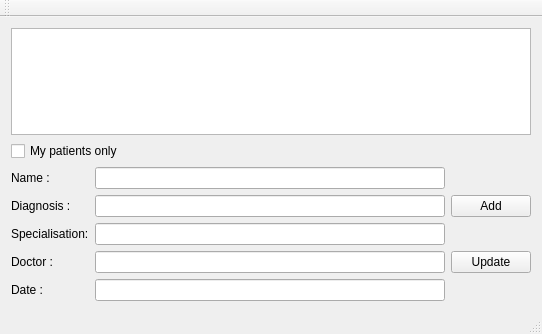
<?xml version="1.0" encoding="UTF-8"?>
<ui version="4.0">
 <class>DoctorWindowClass</class>
 <widget class="QMainWindow" name="DoctorWindowClass">
  <property name="geometry">
   <rect>
    <x>0</x>
    <y>0</y>
    <width>542</width>
    <height>334</height>
   </rect>
  </property>
  <property name="windowTitle">
   <string>DoctorWindow</string>
  </property>
  <widget class="QWidget" name="centralWidget">
   <layout class="QVBoxLayout" name="verticalLayout_3">
    <item>
     <layout class="QVBoxLayout" name="verticalLayout_2">
      <item>
       <widget class="QListWidget" name="patientsListWidget"/>
      </item>
      <item>
       <widget class="QCheckBox" name="checkBox">
        <property name="text">
         <string>My patients only</string>
        </property>
       </widget>
      </item>
     </layout>
    </item>
    <item>
     <layout class="QHBoxLayout" name="horizontalLayout">
      <item>
       <layout class="QFormLayout" name="formLayout">
        <item row="0" column="0">
         <widget class="QLabel" name="label">
          <property name="text">
           <string>Name : </string>
          </property>
         </widget>
        </item>
        <item row="0" column="1">
         <widget class="QLineEdit" name="namelineEdit"/>
        </item>
        <item row="1" column="0">
         <widget class="QLabel" name="label_3">
          <property name="text">
           <string>Diagnosis :</string>
          </property>
         </widget>
        </item>
        <item row="1" column="1">
         <widget class="QLineEdit" name="diagnosislineEdit"/>
        </item>
        <item row="2" column="0">
         <widget class="QLabel" name="label_2">
          <property name="text">
           <string>Specialisation:</string>
          </property>
         </widget>
        </item>
        <item row="2" column="1">
         <widget class="QLineEdit" name="specialisationlineEdit"/>
        </item>
        <item row="3" column="0">
         <widget class="QLabel" name="label_4">
          <property name="text">
           <string>Doctor :</string>
          </property>
         </widget>
        </item>
        <item row="3" column="1">
         <widget class="QLineEdit" name="doctorlineEdit"/>
        </item>
        <item row="4" column="0">
         <widget class="QLabel" name="label_5">
          <property name="text">
           <string>Date : </string>
          </property>
         </widget>
        </item>
        <item row="4" column="1">
         <widget class="QLineEdit" name="datelineEdit"/>
        </item>
       </layout>
      </item>
      <item>
       <layout class="QVBoxLayout" name="verticalLayout">
        <item>
         <widget class="QPushButton" name="pushButton">
          <property name="text">
           <string>Add</string>
          </property>
         </widget>
        </item>
        <item>
         <widget class="QPushButton" name="pushButton_2">
          <property name="text">
           <string>Update</string>
          </property>
         </widget>
        </item>
       </layout>
      </item>
     </layout>
    </item>
   </layout>
  </widget>
  <widget class="QMenuBar" name="menuBar">
   <property name="geometry">
    <rect>
     <x>0</x>
     <y>0</y>
     <width>542</width>
     <height>22</height>
    </rect>
   </property>
  </widget>
  <widget class="QToolBar" name="mainToolBar">
   <attribute name="toolBarArea">
    <enum>TopToolBarArea</enum>
   </attribute>
   <attribute name="toolBarBreak">
    <bool>false</bool>
   </attribute>
  </widget>
  <widget class="QStatusBar" name="statusBar"/>
 </widget>
 <layoutdefault spacing="6" margin="11"/>
 <resources/>
 <connections>
  <connection>
   <sender>checkBox</sender>
   <signal>clicked()</signal>
   <receiver>DoctorWindowClass</receiver>
   <slot>filter()</slot>
   <hints>
    <hint type="sourcelabel">
     <x>211</x>
     <y>243</y>
    </hint>
    <hint type="destinationlabel">
     <x>188</x>
     <y>462</y>
    </hint>
   </hints>
  </connection>
  <connection>
   <sender>pushButton</sender>
   <signal>clicked()</signal>
   <receiver>DoctorWindowClass</receiver>
   <slot>add()</slot>
   <hints>
    <hint type="sourcelabel">
     <x>370</x>
     <y>327</y>
    </hint>
    <hint type="destinationlabel">
     <x>448</x>
     <y>282</y>
    </hint>
   </hints>
  </connection>
  <connection>
   <sender>pushButton_2</sender>
   <signal>clicked()</signal>
   <receiver>DoctorWindowClass</receiver>
   <slot>updatePatient()</slot>
   <hints>
    <hint type="sourcelabel">
     <x>362</x>
     <y>402</y>
    </hint>
    <hint type="destinationlabel">
     <x>414</x>
     <y>441</y>
    </hint>
   </hints>
  </connection>
 </connections>
 <slots>
  <slot>filter()</slot>
  <slot>add()</slot>
  <slot>updatePatient()</slot>
 </slots>
</ui>
